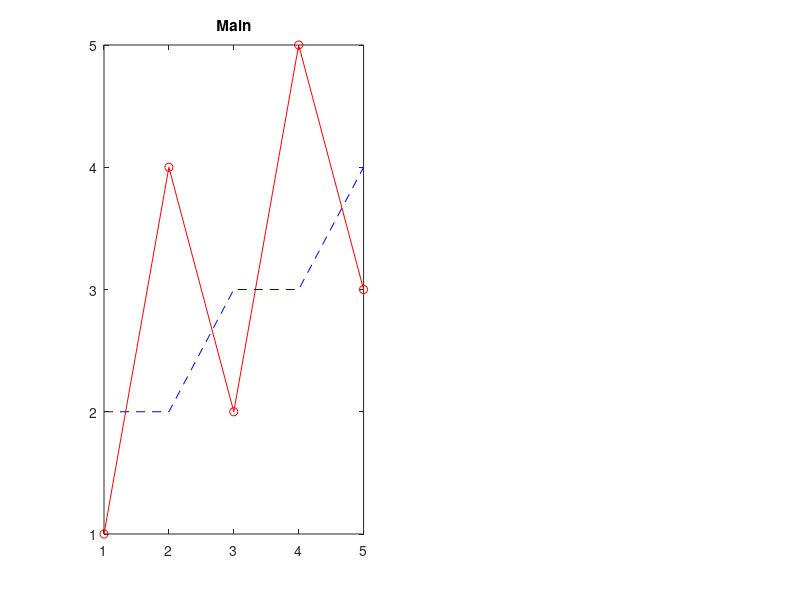

Write MATLAB code to recreate this figure. (Note: this script raises an error after producing the figure.)
% oi139_helper - writes rt/oi139_matlab_tree.fig: one figure hgsave'd by R2025b and stripped to
% its struct tree alone (hgS_070000), holding a titled and subtitled axes with two lines and a
% titled legend, and an image axes with a labelled colour bar. The parity fixture
% oi_image_limits_fig_leftovers opens the copy in fixtures/helpers in both engines: hgsave's
% tree carries no subtitle, legend title or colour bar label (oi139_shapes), so both read none.
here = fileparts(mfilename('fullpath'));
rt = fullfile(here, 'rt');
if ~isfolder(rt), mkdir(rt); end
warning('off', 'MATLAB:hgsave:HgsaveToBeRemoved');
set(groot, 'DefaultFigureVisible', 'off');
f = figure('Name', 'leftovers', 'NumberTitle', 'off', 'Position', [100 100 640 360], 'Tag', 'leftovers');
ax1 = subplot(1, 2, 1);
plot(ax1, 1:5, [1 4 2 5 3], 'r-o', 'Tag', 'first');
hold(ax1, 'on');
plot(ax1, 1:5, [2 2 3 3 4], 'b--', 'Tag', 'second');
title(ax1, 'Main');
subtitle(ax1, 'Below the main');
xlabel(ax1, 'X');
lg = legend(ax1, 'a', 'b', 'Location', 'northwest');
title(lg, 'Series');
set(ax1, 'Tag', 'left');
ax2 = subplot(1, 2, 2);
imagesc(ax2, magic(4));
cb = colorbar(ax2);
cb.Label.String = 'Heat';
set(ax2, 'Tag', 'right');
full = fullfile(rt, 'oi139_matlab_full.fig');
only = fullfile(rt, 'oi139_matlab_tree.fig');
hgsave(f, full);
s = load(full, '-mat', 'hgS_070000');
hgS_070000 = s.hgS_070000; %#ok<NASGU>
save(only, 'hgS_070000', '-mat');
delete(f);
h = openfig(only, 'invisible');
L = findobj(h, 'Tag', 'left');
fprintf('title=%s subtitle=%s legend title=%s\n', L.Title.String, L.Subtitle.String, findobj(h, 'Type', 'legend').Title.String);
fprintf('colorbar label=%s\n', findobj(h, 'Type', 'colorbar').Label.String);
d = dir(only);
fprintf('wrote %s (%d bytes)\n', only, d.bytes);
delete(h);
